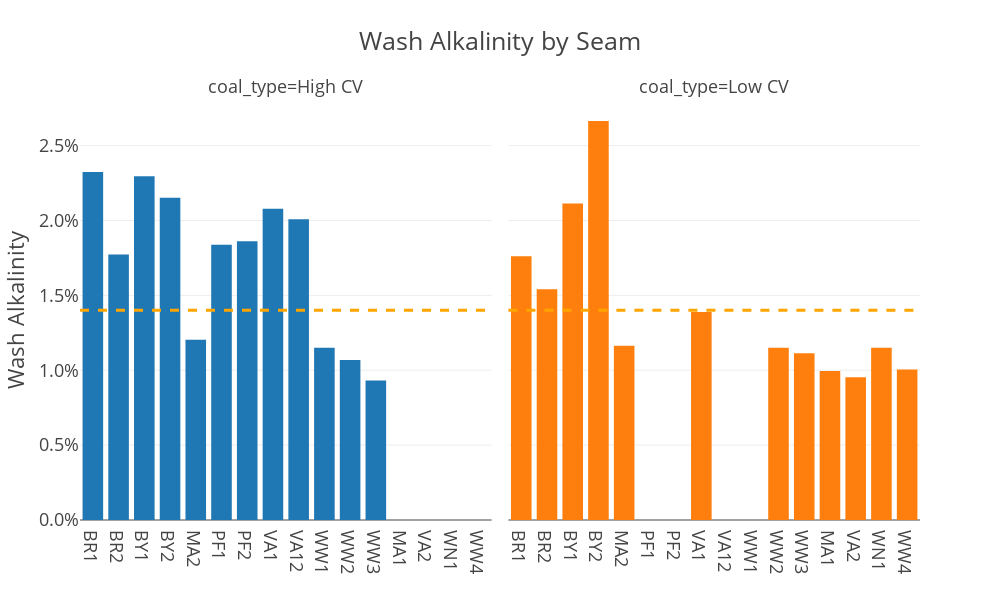

Notebook source saved alongside this figure:
### Code cell
# group by strip & weighted av of wash_alk_ad
df_strip = (
    df.groupby(["pmath_ws", "coal_type"])
    .apply(weighted_average, "wash_alk_ad", "wash_qty")
    .reset_index(name="wash_alk_ad")
    # .query('strip not in ("S52","S53","S54","S55")')
)
df_strip
fig = px.bar(
    df_strip,
    x="pmath_ws",
    y="wash_alk_ad",
    facet_col="coal_type",
    color="coal_type",
    title="Wash Alkalinity by Seam",
    template="presentation",
)
fig.add_hline(y=0.014, line_width=3, line_dash="dash", line_color="orange")
fig.update_layout(
    yaxis_tickformat=".1%",  # None
    # , yaxis_rangemode = 'tozero'
    xaxis_title=None,
    yaxis_title="Wash Alkalinity",
    # , title='<b>stMATIC Aave V3 Polygon Supply Cap Utilisation</b>'
    hovermode="x",
    showlegend=False,
)
fig.update_xaxes(title_text=None)

fig.update_layout(width=1000, height=600)
fig

### Figure 1 — Plotly figure (JSON) as saved in the notebook; plotly's stock layout.template omitted (floating-point values rounded to 4 significant figures)
{"data": [{"alignmentgroup": "True", "hovertemplate": "coal_type=High CV<br>pmath_ws=%{x}<br>wash_alk_ad=%{y}<extra></extra>", "legendgroup": "High CV", "marker": {"color": "#1F77B4", "pattern": {"shape": ""}}, "name": "High CV", "offsetgroup": "High CV", "orientation": "v", "showlegend": true, "textposition": "auto", "type": "bar", "x": ["BR1", "BR2", "BY1", "BY2", "MA2", "PF1", "PF2", "VA1", "VA12", "WW1", "WW2", "WW3"], "xaxis": "x", "y": [0.02323, 0.01773, 0.02295, 0.02152, 0.01204, 0.01837, 0.0186, 0.02078, 0.02008, 0.0115, 0.01068, 0.009314], "yaxis": "y"}, {"alignmentgroup": "True", "hovertemplate": "coal_type=Low CV<br>pmath_ws=%{x}<br>wash_alk_ad=%{y}<extra></extra>", "legendgroup": "Low CV", "marker": {"color": "#FF7F0E", "pattern": {"shape": ""}}, "name": "Low CV", "offsetgroup": "Low CV", "orientation": "v", "showlegend": true, "textposition": "auto", "type": "bar", "x": ["BR1", "BR2", "BY1", "BY2", "MA1", "MA2", "VA1", "VA2", "WN1", "WW2", "WW3", "WW4"], "xaxis": "x2", "y": [0.01761, 0.01541, 0.02114, 0.02664, 0.009956, 0.01163, 0.01389, 0.009525, 0.01149, 0.0115, 0.01113, 0.01006], "yaxis": "y2"}], "layout": {"annotations": [{"showarrow": false, "text": "coal_type=High CV", "x": 0.245, "xanchor": "center", "xref": "paper", "y": 1, "yanchor": "bottom", "yref": "paper"}, {"showarrow": false, "text": "coal_type=Low CV", "x": 0.755, "xanchor": "center", "xref": "paper", "y": 1, "yanchor": "bottom", "yref": "paper"}], "barmode": "relative", "height": 600, "hovermode": "x", "legend": {"title": {"text": "coal_type"}, "tracegroupgap": 0}, "shapes": [{"line": {"color": "orange", "dash": "dash", "width": 3}, "type": "line", "x0": 0, "x1": 1, "xref": "x domain", "y0": 0.014, "y1": 0.014, "yref": "y"}, {"line": {"color": "orange", "dash": "dash", "width": 3}, "type": "line", "x0": 0, "x1": 1, "xref": "x2 domain", "y0": 0.014, "y1": 0.014, "yref": "y2"}], "showlegend": false, "title": {"text": "Wash Alkalinity by Seam"}, "width": 1000, "xaxis": {"anchor": "y", "domain": [0, 0.49], "title": {}}, "xaxis2": {"anchor": "y2", "domain": [0.51, 1], "matches": "x", "title": {}}, "yaxis": {"anchor": "x", "domain": [0, 1], "tickformat": ".1%", "title": {"text": "Wash Alkalinity"}}, "yaxis2": {"anchor": "x2", "domain": [0, 1], "matches": "y", "showticklabels": false}}}
